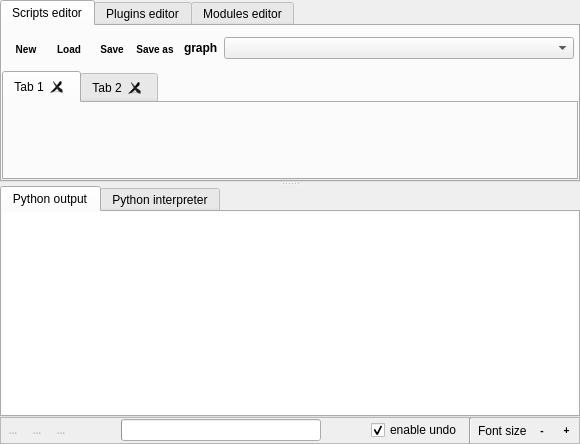
<?xml version="1.0" encoding="UTF-8"?>
<ui version="4.0">
 <class>PythonIDE</class>
 <widget class="QFrame" name="PythonIDE">
  <property name="geometry">
   <rect>
    <x>0</x>
    <y>0</y>
    <width>580</width>
    <height>444</height>
   </rect>
  </property>
  <property name="maximumSize">
   <size>
    <width>16777215</width>
    <height>16777215</height>
   </size>
  </property>
  <property name="acceptDrops">
   <bool>true</bool>
  </property>
  <property name="windowTitle">
   <string>Tulip Python IDE</string>
  </property>
  <property name="autoFillBackground">
   <bool>false</bool>
  </property>
  <property name="styleSheet">
   <string notr="true">
QToolButton {
border-image:none;
border-top: 1px;
border-bottom: 1px;
border-left: 0px;
border-right: 0px;
font: bold 10px;
}

QToolButton:hover {
border-radius: 4;
border: 1px solid #A0A0A0;
}

QToolButton:pressed {
background-color: #A0A0A0;
}
   </string>
  </property>
  <layout class="QVBoxLayout" name="verticalLayout_5">
   <property name="spacing">
    <number>0</number>
   </property>
   <property name="leftMargin">
    <number>0</number>
   </property>
   <property name="topMargin">
    <number>0</number>
   </property>
   <property name="rightMargin">
    <number>0</number>
   </property>
   <property name="bottomMargin">
    <number>0</number>
   </property>
   <item>
    <widget class="QSplitter" name="splitter">
     <property name="sizePolicy">
      <sizepolicy hsizetype="Preferred" vsizetype="Preferred">
       <horstretch>0</horstretch>
       <verstretch>0</verstretch>
      </sizepolicy>
     </property>
     <property name="orientation">
      <enum>Qt::Vertical</enum>
     </property>
     <widget class="QTabWidget" name="tabWidget">
      <property name="sizePolicy">
       <sizepolicy hsizetype="Preferred" vsizetype="Preferred">
        <horstretch>0</horstretch>
        <verstretch>0</verstretch>
       </sizepolicy>
      </property>
      <property name="styleSheet">
       <string notr="true">QFrame { border-top: none; }</string>
      </property>
      <property name="currentIndex">
       <number>0</number>
      </property>
      <widget class="QWidget" name="scriptsTab">
       <attribute name="title">
        <string>Scripts editor</string>
       </attribute>
       <layout class="QVBoxLayout" name="verticalLayout">
        <property name="spacing">
         <number>0</number>
        </property>
        <property name="leftMargin">
         <number>0</number>
        </property>
        <property name="topMargin">
         <number>0</number>
        </property>
        <property name="rightMargin">
         <number>0</number>
        </property>
        <property name="bottomMargin">
         <number>0</number>
        </property>
        <item>
         <widget class="QFrame" name="mainScriptToolBarWidget">
          <property name="minimumSize">
           <size>
            <width>0</width>
            <height>45</height>
           </size>
          </property>
          <property name="maximumSize">
           <size>
            <width>16777215</width>
            <height>45</height>
           </size>
          </property>
          <property name="frameShape">
           <enum>QFrame::StyledPanel</enum>
          </property>
          <property name="frameShadow">
           <enum>QFrame::Raised</enum>
          </property>
          <layout class="QHBoxLayout" name="horizontalLayout_3">
           <property name="spacing">
            <number>3</number>
           </property>
           <property name="leftMargin">
            <number>3</number>
           </property>
           <property name="topMargin">
            <number>3</number>
           </property>
           <property name="rightMargin">
            <number>3</number>
           </property>
           <property name="bottomMargin">
            <number>3</number>
           </property>
           <item>
            <widget class="QToolButton" name="newMainScriptButton">
             <property name="enabled">
              <bool>true</bool>
             </property>
             <property name="minimumSize">
              <size>
               <width>40</width>
               <height>40</height>
              </size>
             </property>
             <property name="maximumSize">
              <size>
               <width>40</width>
               <height>40</height>
              </size>
             </property>
             <property name="toolTip">
              <string>New "main" script</string>
             </property>
             <property name="text">
              <string>New</string>
             </property>
             <property name="icon">
              <iconset>
               <normaloff>:/tulip/gui/icons/64/document-add.png</normaloff>:/tulip/gui/icons/64/document-add.png</iconset>
             </property>
             <property name="iconSize">
              <size>
               <width>16</width>
               <height>16</height>
              </size>
             </property>
             <property name="toolButtonStyle">
              <enum>Qt::ToolButtonTextUnderIcon</enum>
             </property>
            </widget>
           </item>
           <item>
            <widget class="QToolButton" name="loadMainScriptButton">
             <property name="enabled">
              <bool>true</bool>
             </property>
             <property name="minimumSize">
              <size>
               <width>40</width>
               <height>40</height>
              </size>
             </property>
             <property name="maximumSize">
              <size>
               <width>40</width>
               <height>40</height>
              </size>
             </property>
             <property name="toolTip">
              <string>Load "main" script from file</string>
             </property>
             <property name="text">
              <string>Load</string>
             </property>
             <property name="icon">
              <iconset>
               <normaloff>:/tulip/gui/icons/16/document-open.png</normaloff>:/tulip/gui/icons/16/document-open.png</iconset>
             </property>
             <property name="iconSize">
              <size>
               <width>16</width>
               <height>16</height>
              </size>
             </property>
             <property name="toolButtonStyle">
              <enum>Qt::ToolButtonTextUnderIcon</enum>
             </property>
            </widget>
           </item>
           <item>
            <widget class="QToolButton" name="saveMainScriptButton">
             <property name="enabled">
              <bool>true</bool>
             </property>
             <property name="minimumSize">
              <size>
               <width>40</width>
               <height>40</height>
              </size>
             </property>
             <property name="maximumSize">
              <size>
               <width>40</width>
               <height>40</height>
              </size>
             </property>
             <property name="toolTip">
              <string>Save the current script in the attached file</string>
             </property>
             <property name="text">
              <string>Save</string>
             </property>
             <property name="icon">
              <iconset>
               <normaloff>:/tulip/gui/icons/16/document-save.png</normaloff>:/tulip/gui/icons/16/document-save.png</iconset>
             </property>
             <property name="iconSize">
              <size>
               <width>16</width>
               <height>16</height>
              </size>
             </property>
             <property name="toolButtonStyle">
              <enum>Qt::ToolButtonTextUnderIcon</enum>
             </property>
            </widget>
           </item>
           <item>
            <widget class="QToolButton" name="saveAsMainScriptButton">
             <property name="enabled">
              <bool>true</bool>
             </property>
             <property name="minimumSize">
              <size>
               <width>40</width>
               <height>40</height>
              </size>
             </property>
             <property name="maximumSize">
              <size>
               <width>40</width>
               <height>40</height>
              </size>
             </property>
             <property name="toolTip">
              <string>Save the current script in an interactively chosen file</string>
             </property>
             <property name="text">
              <string>Save as</string>
             </property>
             <property name="icon">
              <iconset>
               <normaloff>:/tulip/gui/icons/16/document-save-as.png</normaloff>:/tulip/gui/icons/16/document-save-as.png</iconset>
             </property>
             <property name="iconSize">
              <size>
               <width>16</width>
               <height>16</height>
              </size>
             </property>
             <property name="toolButtonStyle">
              <enum>Qt::ToolButtonTextUnderIcon</enum>
             </property>
            </widget>
           </item>
           <item>
            <widget class="Line" name="line">
             <property name="orientation">
              <enum>Qt::Vertical</enum>
             </property>
            </widget>
           </item>
           <item>
            <widget class="QLabel" name="label_2">
             <property name="styleSheet">
              <string notr="true">font: bold;</string>
             </property>
             <property name="text">
              <string>graph </string>
             </property>
            </widget>
           </item>
           <item>
            <widget class="TreeViewComboBox" name="graphComboBox">
             <property name="enabled">
              <bool>true</bool>
             </property>
             <property name="sizePolicy">
              <sizepolicy hsizetype="Expanding" vsizetype="Fixed">
               <horstretch>0</horstretch>
               <verstretch>0</verstretch>
              </sizepolicy>
             </property>
             <property name="toolTip">
              <string>When processing the current script, the current graph will be bound to The Python global variable named &quot;graph&quot;</string>
             </property>
            </widget>
           </item>
          </layout>
         </widget>
        </item>
        <item>
         <widget class="tlp::PythonEditorsTabWidget" name="mainScriptsTabWidget">
          <property name="minimumSize">
           <size>
            <width>0</width>
            <height>100</height>
           </size>
          </property>
          <property name="currentIndex">
           <number>0</number>
          </property>
          <property name="tabsClosable">
           <bool>true</bool>
          </property>
          <property name="movable">
           <bool>true</bool>
          </property>
          <widget class="QWidget" name="tab_5">
           <attribute name="title">
            <string>Tab 1</string>
           </attribute>
          </widget>
          <widget class="QWidget" name="tab_6">
           <attribute name="title">
            <string>Tab 2</string>
           </attribute>
          </widget>
         </widget>
        </item>
       </layout>
      </widget>
      <widget class="QWidget" name="pluginsTab">
       <property name="enabled">
        <bool>true</bool>
       </property>
       <attribute name="title">
        <string>Plugins editor</string>
       </attribute>
       <layout class="QVBoxLayout" name="verticalLayout_4">
        <property name="spacing">
         <number>0</number>
        </property>
        <property name="leftMargin">
         <number>0</number>
        </property>
        <property name="topMargin">
         <number>0</number>
        </property>
        <property name="rightMargin">
         <number>0</number>
        </property>
        <property name="bottomMargin">
         <number>0</number>
        </property>
        <item>
         <widget class="QFrame" name="pluginsToolBarWidget">
          <property name="minimumSize">
           <size>
            <width>0</width>
            <height>45</height>
           </size>
          </property>
          <property name="maximumSize">
           <size>
            <width>16777215</width>
            <height>45</height>
           </size>
          </property>
          <property name="frameShape">
           <enum>QFrame::StyledPanel</enum>
          </property>
          <property name="frameShadow">
           <enum>QFrame::Raised</enum>
          </property>
          <layout class="QHBoxLayout" name="horizontalLayout_2">
           <property name="spacing">
            <number>6</number>
           </property>
           <property name="leftMargin">
            <number>3</number>
           </property>
           <property name="topMargin">
            <number>3</number>
           </property>
           <property name="rightMargin">
            <number>3</number>
           </property>
           <property name="bottomMargin">
            <number>3</number>
           </property>
           <item>
            <widget class="QToolButton" name="newPluginButton">
             <property name="minimumSize">
              <size>
               <width>40</width>
               <height>40</height>
              </size>
             </property>
             <property name="maximumSize">
              <size>
               <width>40</width>
               <height>40</height>
              </size>
             </property>
             <property name="toolTip">
              <string>Create new Tulip Python plugin</string>
             </property>
             <property name="text">
              <string>New</string>
             </property>
             <property name="icon">
              <iconset>
               <normaloff>:/tulip/gui/icons/64/document-add.png</normaloff>:/tulip/gui/icons/64/document-add.png</iconset>
             </property>
             <property name="iconSize">
              <size>
               <width>16</width>
               <height>16</height>
              </size>
             </property>
             <property name="toolButtonStyle">
              <enum>Qt::ToolButtonTextUnderIcon</enum>
             </property>
            </widget>
           </item>
           <item>
            <widget class="QToolButton" name="loadPluginButton">
             <property name="minimumSize">
              <size>
               <width>40</width>
               <height>40</height>
              </size>
             </property>
             <property name="maximumSize">
              <size>
               <width>40</width>
               <height>40</height>
              </size>
             </property>
             <property name="toolTip">
              <string>Load Tulip Python plugin from file</string>
             </property>
             <property name="text">
              <string>Load</string>
             </property>
             <property name="icon">
              <iconset>
               <normaloff>:/tulip/gui/icons/16/document-open.png</normaloff>:/tulip/gui/icons/16/document-open.png</iconset>
             </property>
             <property name="iconSize">
              <size>
               <width>16</width>
               <height>16</height>
              </size>
             </property>
             <property name="toolButtonStyle">
              <enum>Qt::ToolButtonTextUnderIcon</enum>
             </property>
            </widget>
           </item>
           <item>
            <widget class="QToolButton" name="savePluginButton">
             <property name="minimumSize">
              <size>
               <width>40</width>
               <height>40</height>
              </size>
             </property>
             <property name="maximumSize">
              <size>
               <width>40</width>
               <height>40</height>
              </size>
             </property>
             <property name="toolTip">
              <string>Save the current plugin in the attached file</string>
             </property>
             <property name="text">
              <string>Save</string>
             </property>
             <property name="icon">
              <iconset>
               <normaloff>:/tulip/gui/icons/16/document-save.png</normaloff>:/tulip/gui/icons/16/document-save.png</iconset>
             </property>
             <property name="iconSize">
              <size>
               <width>16</width>
               <height>16</height>
              </size>
             </property>
             <property name="toolButtonStyle">
              <enum>Qt::ToolButtonTextUnderIcon</enum>
             </property>
            </widget>
           </item>
           <item>
            <widget class="QToolButton" name="saveAsPluginButton">
             <property name="minimumSize">
              <size>
               <width>40</width>
               <height>40</height>
              </size>
             </property>
             <property name="maximumSize">
              <size>
               <width>40</width>
               <height>40</height>
              </size>
             </property>
             <property name="toolTip">
              <string>Save the current plugin in an interactively chosen file</string>
             </property>
             <property name="text">
              <string>Save as</string>
             </property>
             <property name="icon">
              <iconset>
               <normaloff>:/tulip/gui/icons/16/document-save-as.png</normaloff>:/tulip/graphperspective/icons/16/document-save-as.png</iconset>
             </property>
             <property name="iconSize">
              <size>
               <width>16</width>
               <height>16</height>
              </size>
             </property>
             <property name="toolButtonStyle">
              <enum>Qt::ToolButtonTextUnderIcon</enum>
             </property>
            </widget>
           </item>
           <item>
            <spacer name="horizontalSpacer">
             <property name="orientation">
              <enum>Qt::Horizontal</enum>
             </property>
             <property name="sizeHint" stdset="0">
              <size>
               <width>40</width>
               <height>20</height>
              </size>
             </property>
            </spacer>
           </item>
          </layout>
         </widget>
        </item>
        <item>
         <widget class="tlp::PythonEditorsTabWidget" name="pluginsTabWidget">
          <property name="minimumSize">
           <size>
            <width>0</width>
            <height>100</height>
           </size>
          </property>
          <property name="currentIndex">
           <number>0</number>
          </property>
          <property name="tabsClosable">
           <bool>true</bool>
          </property>
          <property name="movable">
           <bool>true</bool>
          </property>
          <widget class="QWidget" name="tab_9">
           <attribute name="title">
            <string>Tab 1</string>
           </attribute>
          </widget>
          <widget class="QWidget" name="tab_10">
           <attribute name="title">
            <string>Tab 2</string>
           </attribute>
          </widget>
         </widget>
        </item>
       </layout>
      </widget>
      <widget class="QWidget" name="modulesTab">
       <attribute name="title">
        <string>Modules editor</string>
       </attribute>
       <layout class="QVBoxLayout" name="verticalLayout_2">
        <property name="spacing">
         <number>0</number>
        </property>
        <property name="leftMargin">
         <number>0</number>
        </property>
        <property name="topMargin">
         <number>0</number>
        </property>
        <property name="rightMargin">
         <number>0</number>
        </property>
        <property name="bottomMargin">
         <number>0</number>
        </property>
        <item>
         <widget class="QFrame" name="modulesToolBarWidget">
          <property name="minimumSize">
           <size>
            <width>0</width>
            <height>45</height>
           </size>
          </property>
          <property name="maximumSize">
           <size>
            <width>16777215</width>
            <height>45</height>
           </size>
          </property>
          <property name="frameShape">
           <enum>QFrame::StyledPanel</enum>
          </property>
          <property name="frameShadow">
           <enum>QFrame::Raised</enum>
          </property>
          <layout class="QHBoxLayout" name="horizontalLayout_4">
           <property name="spacing">
            <number>6</number>
           </property>
           <property name="leftMargin">
            <number>3</number>
           </property>
           <property name="topMargin">
            <number>3</number>
           </property>
           <property name="rightMargin">
            <number>3</number>
           </property>
           <property name="bottomMargin">
            <number>3</number>
           </property>
           <item>
            <widget class="QToolButton" name="newModuleButton">
             <property name="minimumSize">
              <size>
               <width>40</width>
               <height>40</height>
              </size>
             </property>
             <property name="maximumSize">
              <size>
               <width>40</width>
               <height>40</height>
              </size>
             </property>
             <property name="toolTip">
              <string>New module</string>
             </property>
             <property name="text">
              <string>New</string>
             </property>
             <property name="icon">
              <iconset>
               <normaloff>:/tulip/gui/icons/64/document-add.png</normaloff>:/tulip/gui/icons/64/document-add.png</iconset>
             </property>
             <property name="iconSize">
              <size>
               <width>16</width>
               <height>16</height>
              </size>
             </property>
             <property name="toolButtonStyle">
              <enum>Qt::ToolButtonTextUnderIcon</enum>
             </property>
            </widget>
           </item>
           <item>
            <widget class="QToolButton" name="loadModuleButton">
             <property name="minimumSize">
              <size>
               <width>40</width>
               <height>40</height>
              </size>
             </property>
             <property name="maximumSize">
              <size>
               <width>40</width>
               <height>40</height>
              </size>
             </property>
             <property name="toolTip">
              <string>Load module from file</string>
             </property>
             <property name="text">
              <string>Load</string>
             </property>
             <property name="icon">
              <iconset>
               <normaloff>:/tulip/gui/icons/16/document-open.png</normaloff>:/tulip/gui/icons/16/document-open.png</iconset>
             </property>
             <property name="iconSize">
              <size>
               <width>20</width>
               <height>20</height>
              </size>
             </property>
             <property name="toolButtonStyle">
              <enum>Qt::ToolButtonTextUnderIcon</enum>
             </property>
            </widget>
           </item>
           <item>
            <widget class="QToolButton" name="saveModuleButton">
             <property name="minimumSize">
              <size>
               <width>40</width>
               <height>40</height>
              </size>
             </property>
             <property name="maximumSize">
              <size>
               <width>40</width>
               <height>40</height>
              </size>
             </property>
             <property name="toolTip">
              <string>Save the current module in the attached file</string>
             </property>
             <property name="text">
              <string>Save</string>
             </property>
             <property name="icon">
              <iconset>
               <normaloff>:/tulip/gui/icons/16/document-save.png</normaloff>:/tulip/gui/icons/16/document-save.png</iconset>
             </property>
             <property name="iconSize">
              <size>
               <width>20</width>
               <height>20</height>
              </size>
             </property>
             <property name="toolButtonStyle">
              <enum>Qt::ToolButtonTextUnderIcon</enum>
             </property>
            </widget>
           </item>
           <item>
            <widget class="QToolButton" name="saveAsModuleButton">
             <property name="minimumSize">
              <size>
               <width>40</width>
               <height>40</height>
              </size>
             </property>
             <property name="maximumSize">
              <size>
               <width>40</width>
               <height>40</height>
              </size>
             </property>
             <property name="toolTip">
              <string>Save current module in an interactively chosen file</string>
             </property>
             <property name="text">
              <string>Save as</string>
             </property>
             <property name="icon">
              <iconset>
               <normaloff>:/tulip/gui/icons/16/document-save-as.png</normaloff>:/tulip/graphperspective/icons/16/document-save-as.png</iconset>
             </property>
             <property name="iconSize">
              <size>
               <width>16</width>
               <height>16</height>
              </size>
             </property>
             <property name="toolButtonStyle">
              <enum>Qt::ToolButtonTextUnderIcon</enum>
             </property>
            </widget>
           </item>
           <item>
            <spacer name="horizontalSpacer_2">
             <property name="orientation">
              <enum>Qt::Horizontal</enum>
             </property>
             <property name="sizeHint" stdset="0">
              <size>
               <width>40</width>
               <height>20</height>
              </size>
             </property>
            </spacer>
           </item>
          </layout>
         </widget>
        </item>
        <item>
         <widget class="tlp::PythonEditorsTabWidget" name="modulesTabWidget">
          <property name="minimumSize">
           <size>
            <width>0</width>
            <height>100</height>
           </size>
          </property>
          <property name="currentIndex">
           <number>0</number>
          </property>
          <property name="tabsClosable">
           <bool>true</bool>
          </property>
          <property name="movable">
           <bool>true</bool>
          </property>
          <widget class="QWidget" name="tab_3">
           <attribute name="title">
            <string>Tab 1</string>
           </attribute>
          </widget>
          <widget class="QWidget" name="tab_4">
           <attribute name="title">
            <string>Tab 2</string>
           </attribute>
          </widget>
         </widget>
        </item>
       </layout>
      </widget>
     </widget>
     <widget class="QWidget" name="layoutWidget">
      <layout class="QVBoxLayout" name="verticalLayout_3">
       <property name="spacing">
        <number>0</number>
       </property>
       <property name="leftMargin">
        <number>0</number>
       </property>
       <property name="topMargin">
        <number>0</number>
       </property>
       <property name="rightMargin">
        <number>0</number>
       </property>
       <property name="bottomMargin">
        <number>0</number>
       </property>
       <item>
        <widget class="QTabWidget" name="consoleTab">
         <property name="currentIndex">
          <number>0</number>
         </property>
         <widget class="QWidget" name="outputTab">
          <attribute name="title">
           <string>Python output</string>
          </attribute>
          <layout class="QVBoxLayout" name="vlayout_output">
           <property name="spacing">
            <number>0</number>
           </property>
           <property name="leftMargin">
            <number>0</number>
           </property>
           <property name="topMargin">
            <number>0</number>
           </property>
           <property name="rightMargin">
            <number>0</number>
           </property>
           <property name="bottomMargin">
            <number>0</number>
           </property>
           <item>
            <widget class="QTextBrowser" name="consoleWidget">
             <property name="sizePolicy">
              <sizepolicy hsizetype="Expanding" vsizetype="Minimum">
               <horstretch>0</horstretch>
               <verstretch>0</verstretch>
              </sizepolicy>
             </property>
             <property name="minimumSize">
              <size>
               <width>0</width>
               <height>50</height>
              </size>
             </property>
             <property name="styleSheet">
              <string notr="true">QTextBrowser { border-top: none; }</string>
             </property>
             <property name="openLinks">
              <bool>false</bool>
             </property>
            </widget>
           </item>
          </layout>
         </widget>
         <widget class="QWidget" name="interpreterTab">
          <attribute name="title">
           <string>Python interpreter</string>
          </attribute>
         </widget>
        </widget>
       </item>
      </layout>
     </widget>
    </widget>
   </item>
   <item>
    <widget class="QStackedWidget" name="stackedWidget">
     <property name="sizePolicy">
      <sizepolicy hsizetype="Preferred" vsizetype="Maximum">
       <horstretch>0</horstretch>
       <verstretch>0</verstretch>
      </sizepolicy>
     </property>
     <property name="minimumSize">
      <size>
       <width>0</width>
       <height>27</height>
      </size>
     </property>
     <property name="maximumSize">
      <size>
       <width>16777215</width>
       <height>27</height>
      </size>
     </property>
     <property name="currentIndex">
      <number>0</number>
     </property>
     <widget class="QWidget" name="page">
      <layout class="QHBoxLayout" name="horizontalLayout_6">
       <property name="spacing">
        <number>0</number>
       </property>
       <property name="leftMargin">
        <number>0</number>
       </property>
       <property name="topMargin">
        <number>0</number>
       </property>
       <property name="rightMargin">
        <number>0</number>
       </property>
       <property name="bottomMargin">
        <number>0</number>
       </property>
       <item>
        <widget class="QFrame" name="frame">
         <property name="minimumSize">
          <size>
           <width>0</width>
           <height>27</height>
          </size>
         </property>
         <property name="maximumSize">
          <size>
           <width>16777215</width>
           <height>27</height>
          </size>
         </property>
         <property name="frameShape">
          <enum>QFrame::StyledPanel</enum>
         </property>
         <property name="frameShadow">
          <enum>QFrame::Raised</enum>
         </property>
         <layout class="QHBoxLayout" name="horizontalLayout_8">
          <property name="leftMargin">
           <number>3</number>
          </property>
          <property name="topMargin">
           <number>0</number>
          </property>
          <property name="rightMargin">
           <number>3</number>
          </property>
          <property name="bottomMargin">
           <number>0</number>
          </property>
          <item>
           <widget class="QToolButton" name="runScriptButton">
            <property name="enabled">
             <bool>false</bool>
            </property>
            <property name="maximumSize">
             <size>
              <width>19</width>
              <height>19</height>
             </size>
            </property>
            <property name="toolTip">
             <string>Run script (Ctrl + Return)</string>
            </property>
            <property name="text">
             <string>...</string>
            </property>
            <property name="icon">
             <iconset>
              <normaloff>:/tulip/gui/icons/22/start.png</normaloff>:/tulip/gui/icons/22/start.png</iconset>
            </property>
            <property name="iconSize">
             <size>
              <width>14</width>
              <height>14</height>
             </size>
            </property>
           </widget>
          </item>
          <item>
           <widget class="QToolButton" name="pauseScriptButton">
            <property name="enabled">
             <bool>false</bool>
            </property>
            <property name="maximumSize">
             <size>
              <width>19</width>
              <height>19</height>
             </size>
            </property>
            <property name="toolTip">
             <string>Pause script</string>
            </property>
            <property name="text">
             <string>...</string>
            </property>
            <property name="icon">
             <iconset>
              <normaloff>:/tulip/gui/icons/22/pause.png</normaloff>:/tulip/gui/icons/22/pause.png</iconset>
            </property>
            <property name="iconSize">
             <size>
              <width>15</width>
              <height>15</height>
             </size>
            </property>
           </widget>
          </item>
          <item>
           <widget class="QToolButton" name="stopScriptButton">
            <property name="enabled">
             <bool>false</bool>
            </property>
            <property name="maximumSize">
             <size>
              <width>19</width>
              <height>19</height>
             </size>
            </property>
            <property name="toolTip">
             <string>Stop script</string>
            </property>
            <property name="text">
             <string>...</string>
            </property>
            <property name="icon">
             <iconset>
              <normaloff>:/tulip/gui/icons/22/stop.png</normaloff>:/tulip/gui/icons/22/stop.png</iconset>
            </property>
            <property name="iconSize">
             <size>
              <width>15</width>
              <height>15</height>
             </size>
            </property>
           </widget>
          </item>
          <item>
           <spacer name="horizontalSpacer_5">
            <property name="orientation">
             <enum>Qt::Horizontal</enum>
            </property>
            <property name="sizeHint" stdset="0">
             <size>
              <width>40</width>
              <height>20</height>
             </size>
            </property>
           </spacer>
          </item>
          <item>
           <widget class="QProgressBar" name="progressBar">
            <property name="sizePolicy">
             <sizepolicy hsizetype="Expanding" vsizetype="Fixed">
              <horstretch>0</horstretch>
              <verstretch>0</verstretch>
             </sizepolicy>
            </property>
            <property name="minimumSize">
             <size>
              <width>200</width>
              <height>0</height>
             </size>
            </property>
            <property name="maximum">
             <number>100</number>
            </property>
            <property name="value">
             <number>-1</number>
            </property>
            <property name="textVisible">
             <bool>false</bool>
            </property>
           </widget>
          </item>
          <item>
           <spacer name="horizontalSpacer_4">
            <property name="orientation">
             <enum>Qt::Horizontal</enum>
            </property>
            <property name="sizeHint" stdset="0">
             <size>
              <width>40</width>
              <height>20</height>
             </size>
            </property>
           </spacer>
          </item>
          <item>
           <widget class="QCheckBox" name="useUndoCB">
            <property name="toolTip">
             <string>If checked, current graph state will be saved before the script execution
and restored automatically if the script fails, or manually
if the script succeeds by clicking on the 'Undo' button in the main Tulip window.
If unchecked, every modification performed by the script on the graph
cannot be undone but performance will be better
(in particular when dealing with a large graph).</string>
            </property>
            <property name="text">
             <string>enable undo</string>
            </property>
            <property name="checked">
             <bool>true</bool>
            </property>
           </widget>
          </item>
          <item>
           <widget class="Line" name="line_2">
            <property name="orientation">
             <enum>Qt::Vertical</enum>
            </property>
           </widget>
          </item>
          <item>
           <widget class="QLabel" name="label_4">
            <property name="toolTip">
             <string>Decrease/Increase the size of the font of the python code editors</string>
            </property>
            <property name="text">
             <string>Font size</string>
            </property>
           </widget>
          </item>
          <item>
           <widget class="QToolButton" name="decreaseFontSizeButton_2">
            <property name="maximumSize">
             <size>
              <width>19</width>
              <height>19</height>
             </size>
            </property>
            <property name="toolTip">
             <string>Decrease the size of the font of the python code editors</string>
            </property>
            <property name="text">
             <string> - </string>
            </property>
           </widget>
          </item>
          <item>
           <widget class="QToolButton" name="increaseFontSizeButton_2">
            <property name="maximumSize">
             <size>
              <width>19</width>
              <height>19</height>
             </size>
            </property>
            <property name="toolTip">
             <string>Increase the size of the font of the python code editors</string>
            </property>
            <property name="text">
             <string> + </string>
            </property>
           </widget>
          </item>
         </layout>
        </widget>
       </item>
      </layout>
     </widget>
     <widget class="QWidget" name="page_2">
      <layout class="QHBoxLayout" name="horizontalLayout_7">
       <property name="spacing">
        <number>0</number>
       </property>
       <property name="leftMargin">
        <number>0</number>
       </property>
       <property name="topMargin">
        <number>0</number>
       </property>
       <property name="rightMargin">
        <number>0</number>
       </property>
       <property name="bottomMargin">
        <number>0</number>
       </property>
       <item>
        <widget class="QFrame" name="frame_2">
         <property name="minimumSize">
          <size>
           <width>0</width>
           <height>27</height>
          </size>
         </property>
         <property name="maximumSize">
          <size>
           <width>16777215</width>
           <height>27</height>
          </size>
         </property>
         <property name="frameShape">
          <enum>QFrame::StyledPanel</enum>
         </property>
         <property name="frameShadow">
          <enum>QFrame::Raised</enum>
         </property>
         <layout class="QHBoxLayout" name="horizontalLayout_5">
          <property name="leftMargin">
           <number>3</number>
          </property>
          <property name="topMargin">
           <number>0</number>
          </property>
          <property name="rightMargin">
           <number>3</number>
          </property>
          <property name="bottomMargin">
           <number>0</number>
          </property>
          <item>
           <widget class="QPushButton" name="registerPluginButton">
            <property name="enabled">
             <bool>false</bool>
            </property>
            <property name="toolTip">
             <string>Add the current plugin the Tulip GUI registered plugins list</string>
            </property>
            <property name="text">
             <string>Register plugin</string>
            </property>
           </widget>
          </item>
          <item>
           <widget class="QPushButton" name="removePluginButton">
            <property name="enabled">
             <bool>false</bool>
            </property>
            <property name="toolTip">
             <string>Remove the current plugin for the Tulip GUI registered plugins list</string>
            </property>
            <property name="text">
             <string>Unregister plugin</string>
            </property>
           </widget>
          </item>
          <item>
           <widget class="QLabel" name="pluginStatusLabel">
            <property name="sizePolicy">
             <sizepolicy hsizetype="Expanding" vsizetype="Preferred">
              <horstretch>0</horstretch>
              <verstretch>0</verstretch>
             </sizepolicy>
            </property>
            <property name="text">
             <string/>
            </property>
            <property name="alignment">
             <set>Qt::AlignCenter</set>
            </property>
           </widget>
          </item>
          <item>
           <widget class="QLabel" name="label_3">
            <property name="text">
             <string>Font size</string>
            </property>
           </widget>
          </item>
          <item>
           <widget class="QToolButton" name="decreaseFontSizeButton">
            <property name="maximumSize">
             <size>
              <width>19</width>
              <height>19</height>
             </size>
            </property>
            <property name="autoFillBackground">
             <bool>false</bool>
            </property>
            <property name="text">
             <string> - </string>
            </property>
            <property name="autoRaise">
             <bool>false</bool>
            </property>
           </widget>
          </item>
          <item>
           <widget class="QToolButton" name="increaseFontSizeButton">
            <property name="maximumSize">
             <size>
              <width>19</width>
              <height>19</height>
             </size>
            </property>
            <property name="text">
             <string> + </string>
            </property>
           </widget>
          </item>
         </layout>
        </widget>
       </item>
      </layout>
     </widget>
     <widget class="QWidget" name="page_3">
      <layout class="QHBoxLayout" name="horizontalLayout">
       <property name="spacing">
        <number>6</number>
       </property>
       <property name="leftMargin">
        <number>3</number>
       </property>
       <property name="topMargin">
        <number>0</number>
       </property>
       <property name="rightMargin">
        <number>4</number>
       </property>
       <property name="bottomMargin">
        <number>0</number>
       </property>
       <item>
        <spacer name="horizontalSpacer_3">
         <property name="orientation">
          <enum>Qt::Horizontal</enum>
         </property>
         <property name="sizeHint" stdset="0">
          <size>
           <width>585</width>
           <height>20</height>
          </size>
         </property>
        </spacer>
       </item>
       <item>
        <widget class="QLabel" name="label_5">
         <property name="text">
          <string>Font size</string>
         </property>
        </widget>
       </item>
       <item>
        <widget class="QToolButton" name="decreaseFontSizeButton_3">
         <property name="maximumSize">
          <size>
           <width>19</width>
           <height>19</height>
          </size>
         </property>
         <property name="text">
          <string> - </string>
         </property>
        </widget>
       </item>
       <item>
        <widget class="QToolButton" name="increaseFontSizeButton_3">
         <property name="maximumSize">
          <size>
           <width>19</width>
           <height>19</height>
          </size>
         </property>
         <property name="text">
          <string> + </string>
         </property>
        </widget>
       </item>
      </layout>
     </widget>
    </widget>
   </item>
  </layout>
 </widget>
 <customwidgets>
  <customwidget>
   <class>TreeViewComboBox</class>
   <extends>QComboBox</extends>
   <header>tulip/TreeViewComboBox.h</header>
   <container>1</container>
  </customwidget>
  <customwidget>
   <class>tlp::PythonEditorsTabWidget</class>
   <extends>QTabWidget</extends>
   <header location="global">tulip/PythonEditorsTabWidget.h</header>
   <container>1</container>
  </customwidget>
 </customwidgets>
 <resources/>
 <connections/>
</ui>
